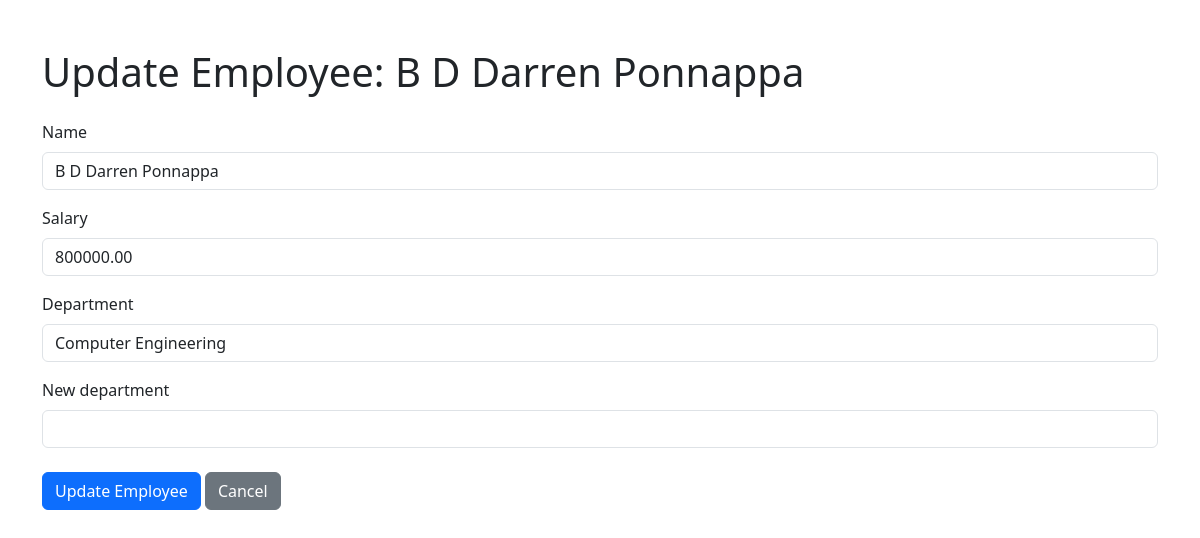
Screenshot of /update/7 with the database file from the repository.
### main/models.py (models this page shows, shortened)
class Employee(models.Model):
    name = models.CharField(max_length=100)
    salary = models.DecimalField(max_digits=8, decimal_places=2)
    department = models.ForeignKey(Department, on_delete=models.SET_NULL, related_name='employees', null=True, blank=True)

### main/views.py (the view)
# urls.py: path('update/<int:pk>', views.update_emp, name='update_emp')
def update_emp(request, pk):
    employee = get_object_or_404(Employee, pk=pk)
    if request.method == 'POST':
        form = EmployeeForm(request.POST, instance=employee)
        if form.is_valid():
            form.save()
            return redirect('emp_list')
    else:
        form = EmployeeForm(instance=employee)
    return render(request, 'update_emp.html', {'form': form, 'employee':employee})

### main/forms.py
class EmployeeForm(forms.ModelForm):
    class Meta:
        model = Employee
        fields = ['name', 'salary', 'department']
    new_department = forms.CharField(max_length=100, required=False)

### main/models.py (called while the page is built)
    def __str__(self):
        return self.name

### main/templates/update_emp.html (shortened to what this page needs)
<!DOCTYPE html>
<html lang="en">
  <head>
    <link
      href="https://cdn.jsdelivr.net/npm/bootstrap@5.3.3/dist/css/bootstrap.min.css"
      rel="stylesheet"
    />
  </head>
  <body>
    {% load widget_tweaks %}
    <div class="container mt-5">
      <h1 class="mb-4">Update Employee: {{ employee.name }}</h1>
      <form method="post">
        {% csrf_token %} {% for field in form %}
        <div class="mb-3">
          <label for="{{ field.id_for_label }}" class="form-label"
            >{{ field.label }}</label
          >
          {{ field|add_class:"form-control" }}
        </div>
        {% endfor %}
        <div class="mt-4">
          <button type="submit" class="btn btn-primary">Update Employee</button>
          <a href="{% url 'emp_list' %}" class="btn btn-secondary">Cancel</a>
        </div>
      </form>
    </div>
  </body>
</html>

### rows the page displays
Employee: name "B D Darren Ponnappa", form "B D Darren Ponnappa" "800000.00" "Computer Engineering"

### other values shown
{{ field.label }} "Name" "Salary" "Department" "New department"
